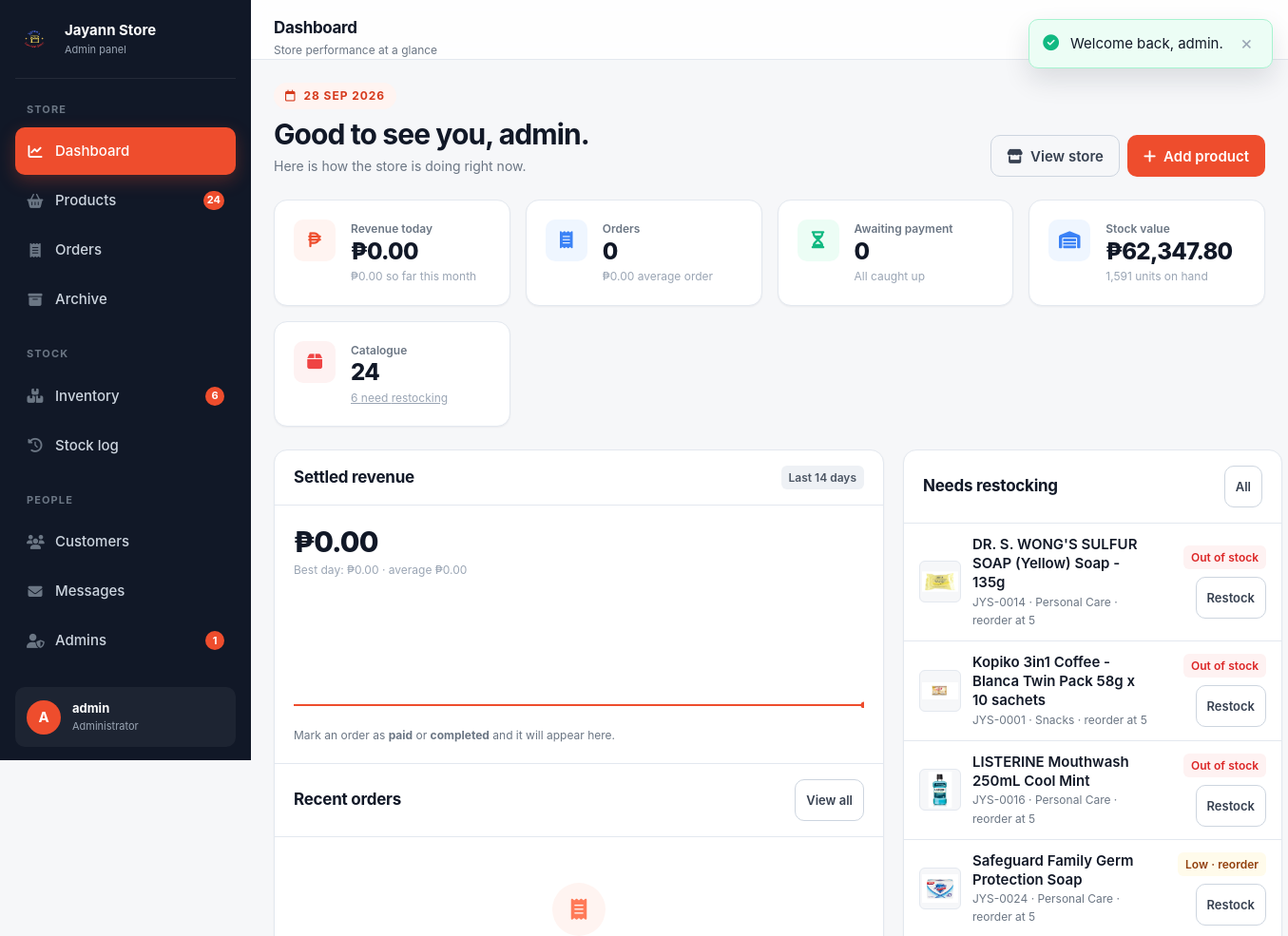
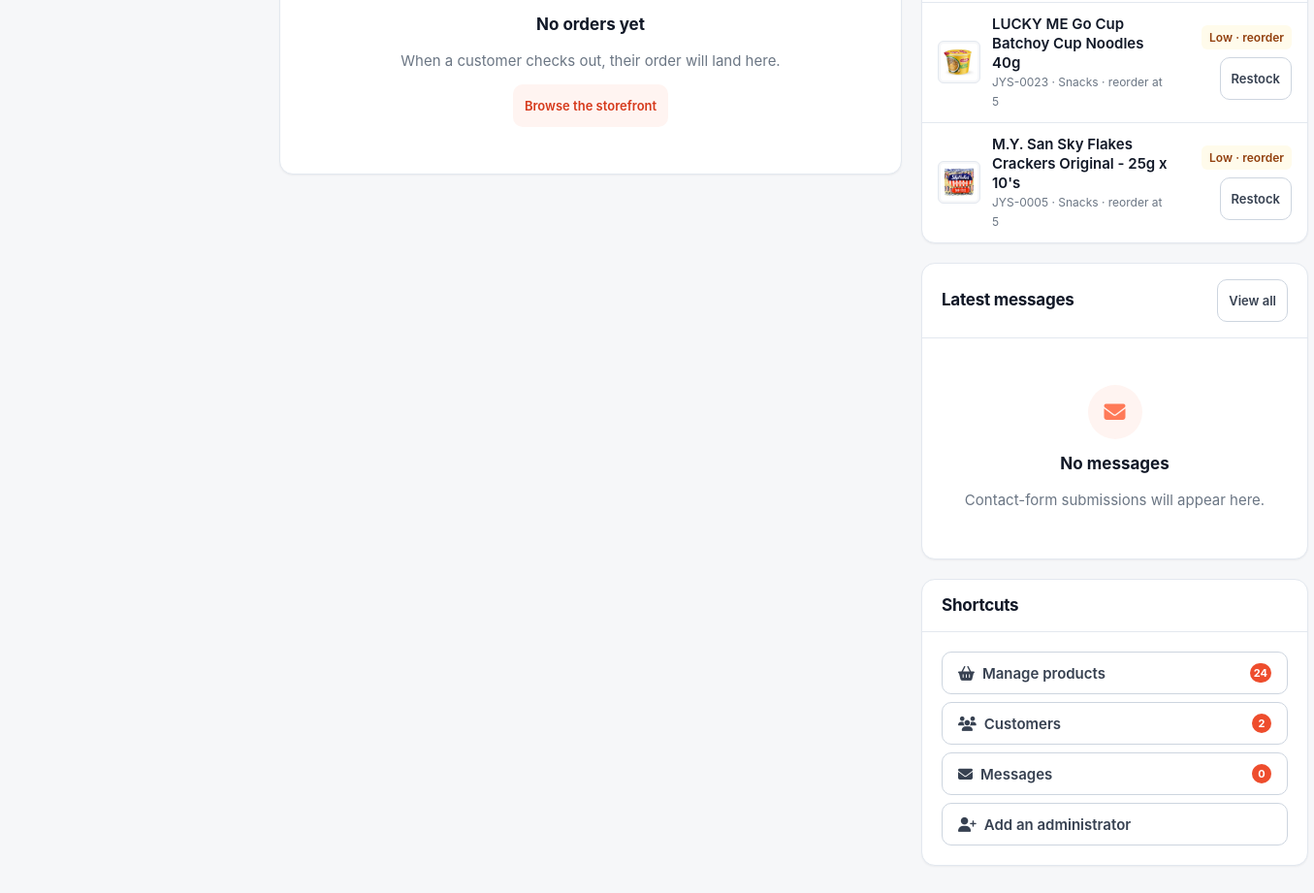
/admin/pages/dashboard.php (signed in), run on the app's committed database (2 pictures, top to bottom).
### tables this page shows
CREATE TABLE `products` (
  `id` int(100) NOT NULL AUTO_INCREMENT,
  `name` varchar(100) NOT NULL,
  `category` varchar(100) NOT NULL,
  `price` decimal(10,2) NOT NULL DEFAULT 0.00,
  `discount` int(3) NOT NULL DEFAULT 0,
  `discount_price` decimal(10,2) NOT NULL DEFAULT 0.00,
  `image` varchar(100) NOT NULL,
  `stock` int(11) NOT NULL DEFAULT 0,
  `low_stock_threshold` int(11) NOT NULL DEFAULT 5,
  `cost_price` decimal(10,2) NOT NULL DEFAULT 0.00,
  `sku` varchar(40) NOT NULL DEFAULT '',
  `supplier` varchar(120) NOT NULL DEFAULT '',
  `last_restocked_on` datetime DEFAULT NULL,
  PRIMARY KEY (`id`),
  KEY `idx_products_category` (`category`)
);

### admin/pages/dashboard.php (the view, shortened to what the rows shown need)
<?php
require_once __DIR__ . '/../../app/bootstrap.php';
require_once __DIR__ . '/../../app/views/admin/helpers.php';
$today        = date('Y-m-d');
$low_products = inventory_reorder_list(8);
require __DIR__ . '/../../app/views/admin/head.php';
?>
<div class="page-head">
    <div>
        <span class="eyebrow">
            <i class="fa-regular fa-calendar" aria-hidden="true"></i>
            <?= e(nice_date($today)) ?>
        </span>
        <h1>Good to see you, <?= e(explode(' ', (string) ($_SESSION['admin_name'] ?? 'admin'))[0]) ?>.</h1>
        <p>Here is how the store is doing right now.</p>
    </div>
</div>
<div class="grid-2">
    <section class="card">
        <div class="card__head">
            <h2 class="card__title">Settled revenue</h2>
        </div>
        <div class="card__head" style="border-top:1px solid var(--border)">
            <h2 class="card__title">Recent orders</h2>
        </div>
    </section>
    <div>
        <section class="card">
            <div class="card__head">
                <h2 class="card__title">Needs restocking</h2>
            </div>
            <?php if (!$low_products): ?>
                <?= admin_empty('fa-circle-check', 'Stock is healthy', 'No product is at or below its reorder threshold.') ?>
            <?php else: ?>
            <div class="card__body card__body--flush">
                <div class="tablewrap">
                    <table class="table">
                        <tbody>
                        <?php foreach ($low_products as $p): ?>
                            <?php $st = stock_status((int) $p['stock'], (int) $p['low_stock_threshold']); ?>
                            <tr>
                                <td>
                                    <span class="cellproduct">
                                        <img src="<?= e(product_image($p['image'])) ?>" alt="">
                                        <span>
                                            <strong><?= e($p['name']) ?></strong>
                                            <small>
                                                <?= e($p['sku']) ?> &middot; <?= e($p['category']) ?>
                                                <?php if ((int) $p['low_stock_threshold'] > 0): ?>
                                                    &middot; reorder at <?= (int) $p['low_stock_threshold'] ?>
                                                <?php endif; ?>
                                            </small>
                                        </span>
                                    </span>
                                </td>
                                <td class="num">
                                    <span class="tag tag--<?= e($st['tag']) ?>"><?= e($st['label']) ?></span>
                                    <br>
                                    <a class="btn btn--sm btn--ghost" style="margin-top:var(--sp-2)"
                                       href="product_stock.php?id=<?= (int) $p['id'] ?>">Restock</a>
                                </td>
                            </tr>
                        <?php endforeach; ?>
                        </tbody>
                    </table>
                </div>
            </div>
            <?php endif; ?>
        </section>
        <section class="card">
            <div class="card__head">
                <h2 class="card__title">Latest messages</h2>
            </div>
        </section>
        <section class="card">
            <div class="card__head">
                <h2 class="card__title">Shortcuts</h2>
            </div>
        </section>
    </div>
</div>
<?php require __DIR__ . '/../../app/views/admin/footer.php'; ?>

### app/views/admin/head.php (shortened to what the rows shown need)
<?php declare(strict_types=1);
require_once __DIR__ . '/helpers.php';
$admin_user = current_admin() ?? ['name' => 'Admin'];
?>
<!DOCTYPE html>
<html lang="en">
<head>
<link rel="stylesheet" href="https://cdnjs.cloudflare.com/ajax/libs/font-awesome/6.5.2/css/all.min.css">
<?= render_css('admin') ?>
</head>
<body>
<div class="admin">
    <aside class="sidebar" data-sidebar aria-label="Admin navigation">
        <div class="sidebar__foot">
            <div class="sidebar__user">
                <span class="sidebar__avatar" aria-hidden="true"><?= e(strtoupper(substr((string) $admin_user['name'], 0, 1))) ?></span>
                <span>
                    <strong><?= e($admin_user['name']) ?></strong>
                    <small>Administrator</small>
                </span>
            </div>
        </div>
    </aside>
    <div class="admin__main">
        <main class="admin__body">

### data on the page
products: image (picture), name "DR. S. WONG'S SULFUR SOAP (Yellow) Soap - 135g", sku "JYS-0014", category "Personal Care", low_stock_threshold "5", stock+low_stock_threshold "Out of stock"
products: image (picture), name "Kopiko 3in1 Coffee - Blanca Twin Pack 58g x 10 sachets", sku "JYS-0001", category "Snacks", low_stock_threshold "5", stock+low_stock_threshold "Out of stock"
products: image (picture), name "LISTERINE Mouthwash 250mL Cool Mint", sku "JYS-0016", category "Personal Care", low_stock_threshold "5", stock+low_stock_threshold "Out of stock"
products: image (picture), name "Safeguard Family Germ Protection Soap", sku "JYS-0024", category "Personal Care", low_stock_threshold "5", stock+low_stock_threshold "Low · reorder"
products: image (picture), name "LUCKY ME Go Cup Batchoy Cup Noodles 40g", sku "JYS-0023", category "Snacks", low_stock_threshold "5", stock+low_stock_threshold "Low · reorder"
products: image (picture), name "M.Y. San Sky Flakes Crackers Original - 25g x 10's", sku "JYS-0005", category "Snacks", low_stock_threshold "5", stock+low_stock_threshold "Low · reorder"

### other printed values
$config['store']['legal'] "Jayann Store"
$group_label "STORE"
$item['label'] "Dashboard"
$item['label'] "Products"
$item['count'] "24"
$item['label'] "Orders"
$item['label'] "Archive"
$group_label "STOCK"
$item['label'] "Inventory"
$item['count'] "6"
$item['label'] "Stock log"
$group_label "PEOPLE"
$item['label'] "Customers"
$item['label'] "Messages"
$item['label'] "Admins"
